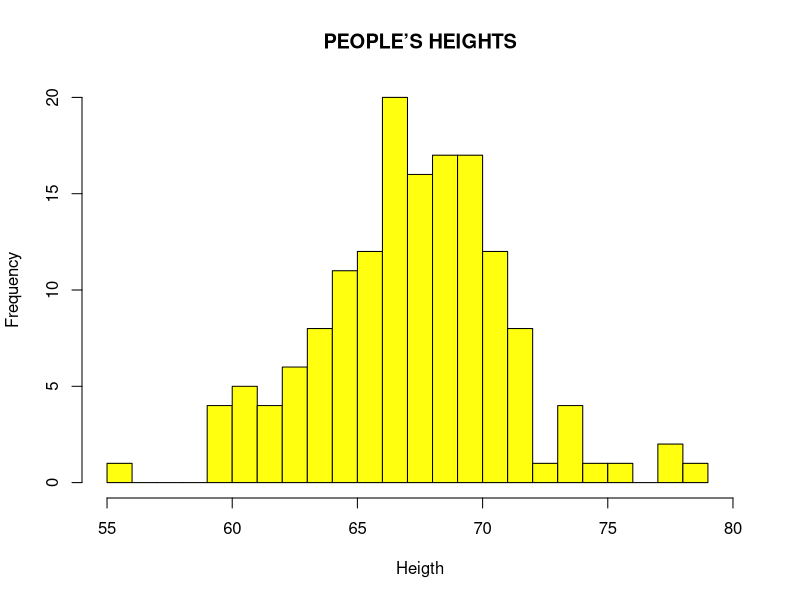
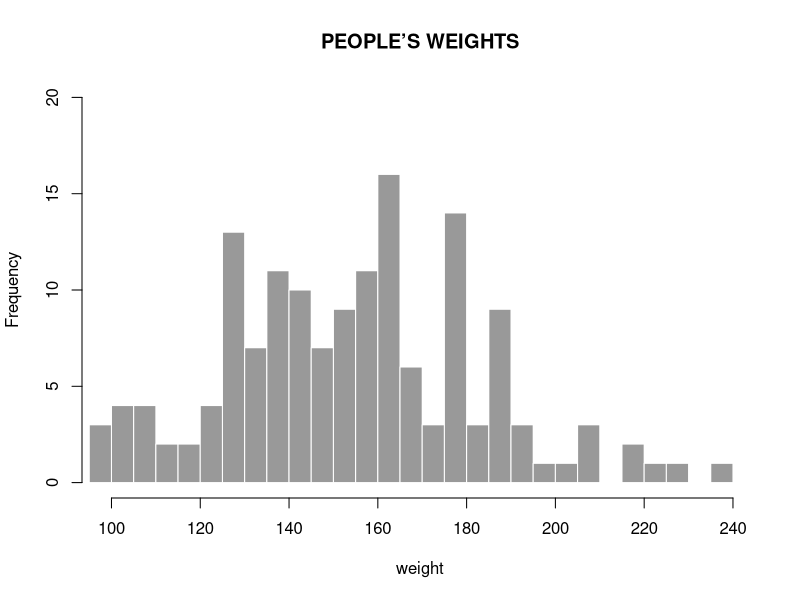
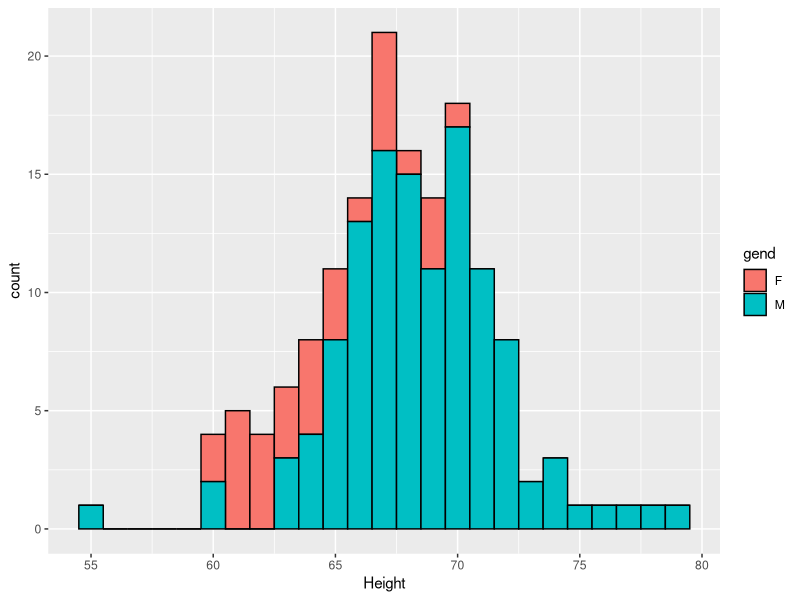
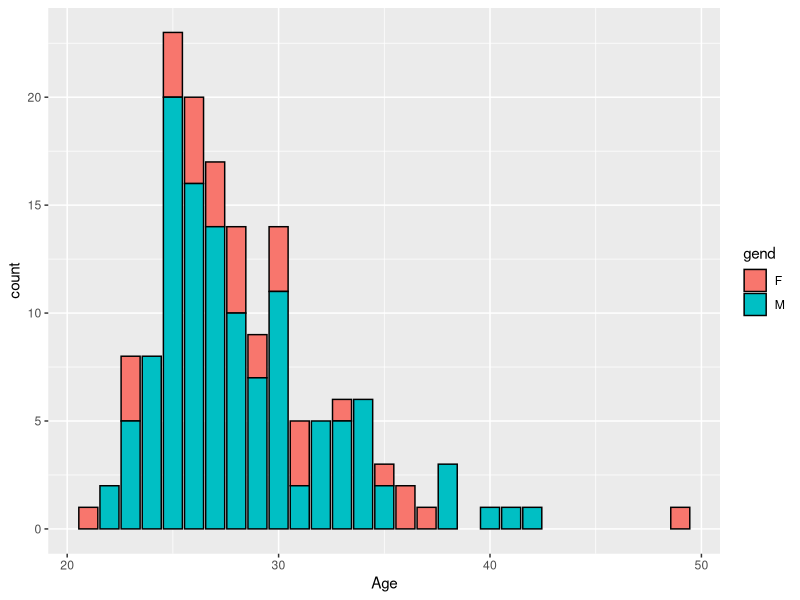

Recreate these plots in R, in order.
data <- read.csv("data.csv")

hist(data$Height,ylim=c(0,20),xlim=c(55,80),main= "PEOPLE’S HEIGHTS",breaks=32,xlab="Heigth", col="#FFFF0F",border="#000000")

hist(data$wt,ylim=c(0,20),xlim=c(99,240),main= "PEOPLE’S WEIGHTS",breaks=32,xlab="weight", col="#999999",border="#ffffff")

library(ggplot2)
install.packages("ggplot2")
ggplot(data, aes(x = Height, fill = gend)) + 
  geom_histogram(position = "stack", binwidth = 1, color = "black") + 
  xlab("Height")
ggplot(data, aes(x = age, fill = gend)) + 
  geom_bar(position = "stack", binwidth = 0.5, color = "black") + 
  xlab("Age")

